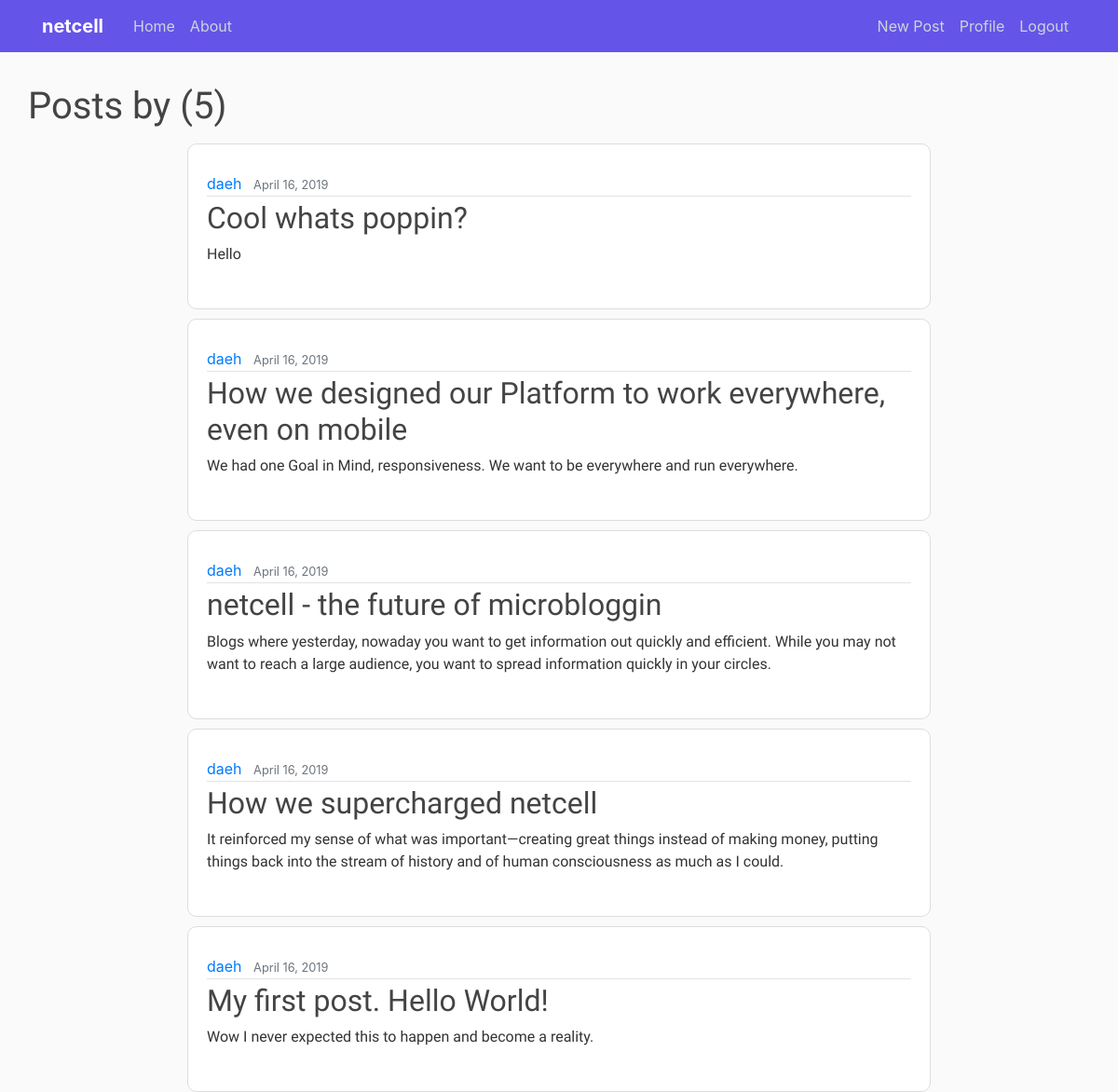
The page /user/daeh (signed in) on the database its author committed.
### blog/models.py (models this page shows, shortened)
class Post(models.Model):
    title = models.CharField(max_length=100)
    content = models.TextField()
    image = models.ImageField(default="default.jpg", upload_to='post_pics')
    date_posted = models.DateTimeField(default=timezone.now)
    author = models.ForeignKey(User, on_delete=models.CASCADE)

### blog/views.py (the view)
# urls.py: path('user/<str:username>', UserPostListView.as_view(), name="user-posts"),
class UserPostListView(ListView):
    model = Post
    template_name = 'blog/user_posts.html'
    context_object_name = 'posts'
    ordering = ['-date_posted']
    paginate_by = 10
    def get_queryset(self):
        user = get_object_or_404(User, username=self.kwargs.get('username'))
        return Post.objects.filter(author=user).order_by('-date_posted')

### blog/templates/blog/user_posts.html (shortened to what this page needs)
{% extends "blog/base.html" %}
{% block content %}
<h1 class="mb-3">Posts by {{ view.kwars.username }} ({{ page_obj.paginator.count }})</h1>
{% for post in posts %}
<article class="media content-section">
  <div class="media-body">
    <div class="article-metadata">
      <a class="mr-2" href="{% url 'user-posts' post.author.username %}">{{ post.author }}</a>
      <small class="text-muted">{{ post.date_posted|date:"F d, Y" }}</small>
    </div>
    <h2><a class="article-title" href="{% url 'post-detail' post.id %}">{{ post.title }}</a></h2>
    <p class="article-content">{{ post.content }}</p>
  </div>
</article>
{% endfor %}
{% endblock %}

### blog/static/blog/main.css (style rules this page uses)
body { background: #fafafa; color: #333333; margin-top: 5rem; }
h1, h2, h3, h4, h5, h6 { color: #444444; font-family: 'Heebo', sans-serif; }
.content-section { background: #ffffff; padding: 30px 20px; border: 1px solid #dddddd; border-radius: 10px; margin-bottom: 20px; width: 70%; min-width: 70%; margin: 10 auto auto auto }
.article-title { color: #444444; font-family: 'Heebo', sans-serif; }
.article-content { white-space: pre-line; font-family: 'Heebo', sans-serif; }
.article-metadata { padding-bottom: 1px; margin-bottom: 4px; border-bottom: 1px solid #e3e3e3 }

### rows shown on the page
Post: author "daeh", date_posted "April 16, 2019", title "Cool whats poppin?", content "Hello"
Post: author "daeh", date_posted "April 16, 2019", title "How we designed our Platform to work everywhere, even on mobile", content "We had one Goal in Mind, responsiveness. We want to be everywhere and run everywhere."
Post: author "daeh", date_posted "April 16, 2019", title "netcell - the future of microbloggin", content "Blogs where yesterday, nowaday you want to get information out quickly and efficient. While you may not want to reach a large audience, you want to spread information quickly in your circles."
Post: author "daeh", date_posted "April 16, 2019", title "How we supercharged netcell", content "It reinforced my sense of what was important—creating great things instead of making money, putting things back into the stream of history and of human consciousness as much as I could."
Post: author "daeh", date_posted "April 16, 2019", title "My first post. Hello World!", content "Wow I never expected this to happen and become a reality."

### other values the page prints
{{ page_obj.paginator.count }} "5"
